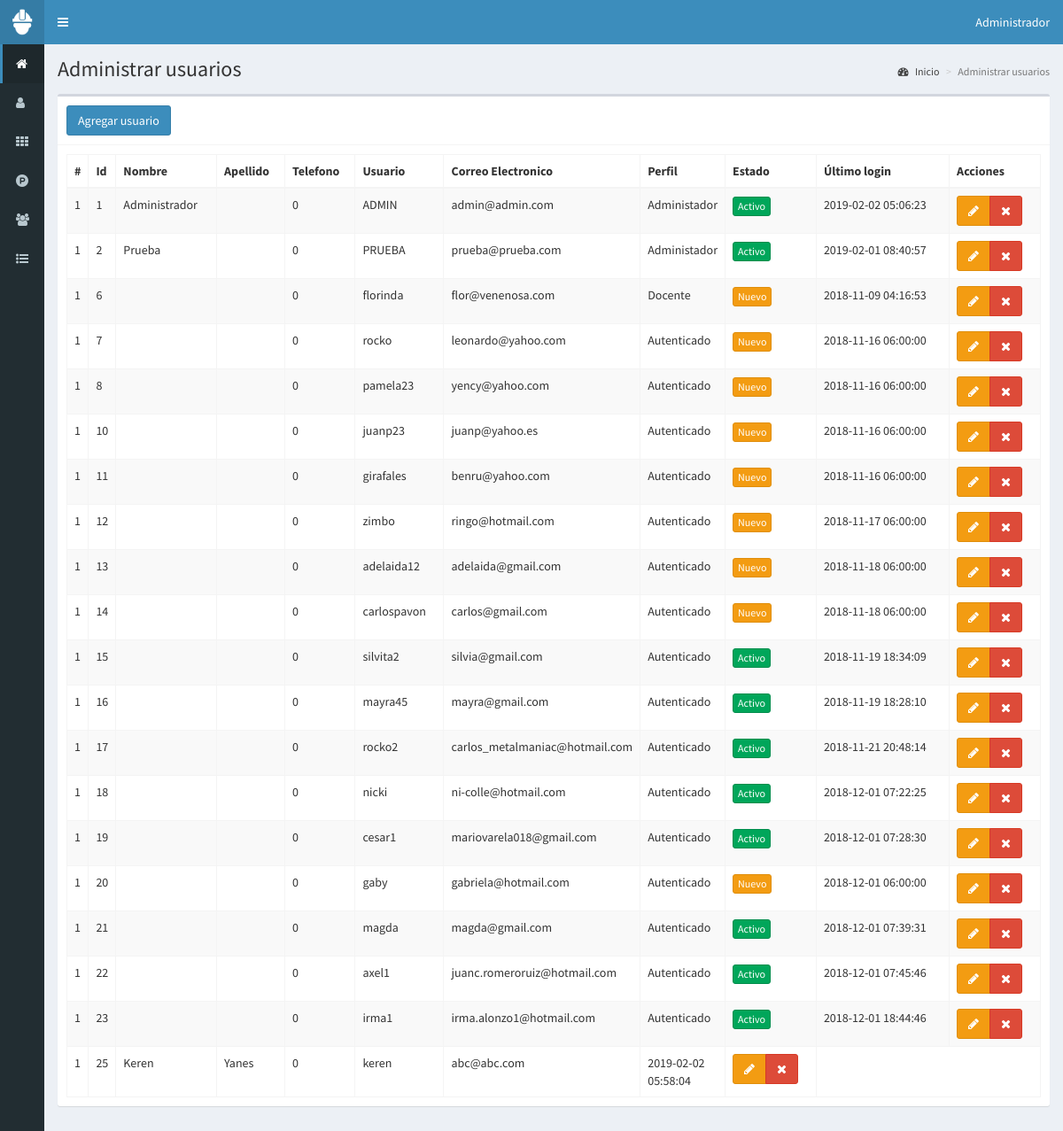
The app's page /acead/usuarios (signed in) with its own data.
### tables this page shows
CREATE TABLE `tbl_usuarios` (
  `Id_usuario` int(11) NOT NULL,
  `Usuario` varchar(15) NOT NULL,
  `Contrasena` longtext NOT NULL,
  `FechaUltimaConex` timestamp NULL DEFAULT CURRENT_TIMESTAMP ON UPDATE CURRENT_TIMESTAMP,
  `PrimerNombre` varchar(15) NOT NULL,
  `SegundoNombre` varchar(15) DEFAULT NULL,
  `PrimerApellido` varchar(15) NOT NULL,
  `SegundoApellido` varchar(15) DEFAULT NULL,
  `Telefono` int(11) NOT NULL,
  `Cedula` int(13) NOT NULL,
  `PreguntasContestadas` bigint(20) DEFAULT NULL,
  `PrimerIngreso` bigint(20) DEFAULT NULL,
  `FechaVencimiento` date DEFAULT NULL,
  `CorreoElectronico` varchar(50) DEFAULT NULL,
  `Id_Departamento` int(11) DEFAULT NULL,
  `Id_EstadoCivil` int(11) DEFAULT NULL,
  `Id_Genero` int(11) DEFAULT NULL,
  `Id_Estado` int(11) DEFAULT NULL,
  `Id_Rol` int(11) DEFAULT NULL,
  `FechaCreacion` date DEFAULT NULL,
  `FechaModificacion` date DEFAULT NULL,
  `CreadoPor` varchar(15) DEFAULT NULL,
  `ModificadoPor` varchar(15) DEFAULT NULL,
  `code` varchar(100) DEFAULT NULL
);

### acead/controladores/plantilla.controlador.php (called while the page is built)
<?php
class ControladorPlantilla{
	static public function ctrPlantilla(){
		include "vistas/plantilla.php";
	}
}

### acead/index.php (called while the page is built, shortened)
<?php
require_once "controladores/plantilla.controlador.php";
require_once "controladores/usuarios.controlador.php";
require_once "modelos/usuarios.modelo.php";
$plantilla = new ControladorPlantilla();
$plantilla -> ctrPlantilla();

### acead/controladores/usuarios.controlador.php (called while the page is built, shortened)
<?php
class ControladorUsuarios{
	static public function ctrMostrarUsuarios($item, $valor){
		$tabla = "tbl_usuarios";
		$respuesta = ModeloUsuarios::MdlMostrarUsuarios($tabla, $item, $valor);
		return $respuesta;
	}
}

### acead/modelos/conexion.php (called while the page is built)
<?php
class ConexionBD{
	static public function Abrir_Conexion(){
		$link = new PDO("mysql:host=localhost;dbname=academiacead",
			            "root",
			            "");
		$link->exec("set names utf8");
		return $link;
	}
}

### acead/modelos/usuarios.modelo.php (called while the page is built, shortened)
<?php
require_once "conexion.php";
class ModeloUsuarios{
	static public function mdlMostrarUsuarios($tabla, $item, $valor){
		if($item != null){
			$stmt = ConexionBD::Abrir_Conexion()->prepare("SELECT * FROM $tabla WHERE $item = :$item");
			$stmt -> bindParam(":".$item, $valor, PDO::PARAM_STR);
			$stmt -> execute();
			return $stmt -> fetch();
		}else{
			$stmt = ConexionBD::Abrir_Conexion()->prepare("SELECT * FROM $tabla");
			$stmt -> execute();
			return $stmt -> fetchAll();
		}
	}
}

### acead/vistas/modulos/usuarios.php (the view, shortened to what this page needs)
<div class="content-wrapper">
  <section class="content-header">
    <h1>
      Administrar usuarios
    </h1>
    <ol class="breadcrumb">
      <li><a href="inicio"><i class="fa fa-dashboard"></i> Inicio</a></li>
      <li class="active">Administrar usuarios</li>
    </ol>
  </section>
  <section class="content">
    <div class="box">
      <div class="box-header with-border">
        <button class="btn btn-primary" data-toggle="modal" data-target="#modalAgregarUsuario">
          Agregar usuario
        </button>
      </div>
      <div class="box-body">
       <table class="table table-bordered table-striped dt-responsive tablas">
        <thead>
         <tr>
           <th style="width:10px">#</th>
           <th style="width:10px">Id</th>
           <th>Nombre</th>
           <th>Apellido</th>
           <th>Telefono</th>
           <th>Usuario</th>
           <th style="width:100px">Correo Electronico</th>
           <th style="width:50px">Perfil</th>
           <th>Estado</th>
           <th>Último login</th>
           <th>Acciones</th>
         </tr>
        </thead>
        <tbody>
        <?php
        $item = null;
        $valor = null;
        $usuarios = ControladorUsuarios::ctrMostrarUsuarios($item, $valor);
       foreach ($usuarios as $key => $value){
          echo ' <tr>
                  <td>1</td>
                  <td>'.$value["Id_usuario"].'</td>
                  <td>'.$value["PrimerNombre"].'</td>
                  <td>'.$value["PrimerApellido"].'</td>
                  <td>'.$value["Telefono"].'</td>
                  <td>'.$value["Usuario"].'</td>
                  <td>'.$value["CorreoElectronico"].'</td>   ';
                  switch ($value["Id_Rol"]) {
                    case '1':
                      echo '<td><idUsuario="'.$value["Id_usuario"].'" perfil="1">Administador</td>';
                      break;
                        case '3':
                          echo '<td><idUsuario="'.$value["Id_usuario"].'" perfil="3">Docente</td>';
                          break;
                          case '4':
                            echo '<td><idUsuario="'.$value["Id_usuario"].'" perfil="4">Autenticado</td>';
                            break;
                  }
                  switch ($value["Id_Estado"]) {
                    case '1':
                        echo '<td><button class="btn btn-warning btn-xs btnActivar" idUsuario="'.$value["Id_usuario"].'" estadoUsuario="1">Nuevo</button></td>';
                      break;
                    case '3':
                        echo '<td><button class="btn btn-success btn-xs btnActivar" idUsuario="'.$value["Id_usuario"].'" estadoUsuario="3">Activo</button></td>';
                      break;
                  }
                  echo '<td>'.$value["FechaUltimaConex"].'</td>
                  <td>
                    <div class="btn-group">
                      <button class="btn btn-warning btnEditarUsuario" idUsuario="'.$value["Id_usuario"].'" data-toggle="modal" data-target="#modalEditarUsuario"><i class="fa fa-pencil"></i></button>
                      <button class="btn btn-danger btnEliminarUsuario" idUsuario="'.$value["Id_usuario"].'" usuario="'.$value["Usuario"].'"><i class="fa fa-times"></i></button>
                    </div>
                  </td>
                </tr>';
        }
        ?>
        </tbody>
       </table>
      </div>
    </div>
  </section>
</div>

### acead/vistas/plantilla.php (shortened to what this page needs)
<!DOCTYPE html>
<html>
<head>
  <link rel="stylesheet" href="vistas/bower_components/bootstrap/dist/css/bootstrap.min.css">
  <link rel="stylesheet" href="vistas/bower_components/font-awesome/css/font-awesome.min.css">
  <link rel="stylesheet" href="vistas/bower_components/Ionicons/css/ionicons.min.css">
  <link rel="stylesheet" href="vistas/dist/css/AdminLTE.css">
  <link rel="stylesheet" href="vistas/dist/css/skins/_all-skins.min.css">
  <link rel="stylesheet" href="vistas/bower_components/datatables.net-bs/css/dataTables.bootstrap.min.css">
  <link rel="stylesheet" href="vistas/bower_components/datatables.net-bs/css/responsive.bootstrap.min.css">
</head>
<body class="hold-transition skin-blue sidebar-collapse sidebar-mini login-page">
  <?php
  if(isset($_SESSION["iniciarSesion"]) && $_SESSION["iniciarSesion"] == "ok"){
   echo '<div class="wrapper">';
    include "modulos/cabezote.php";
    include "modulos/menu.php";
    if(isset($_GET["ruta"])){
      if($_GET["ruta"] == "inicio" ||
         $_GET["ruta"] == "usuarios" ||
         $_GET["ruta"] == "categorias" ||
         $_GET["ruta"] == "productos" ||
         $_GET["ruta"] == "clientes" ||
         $_GET["ruta"] == "ventas" ||
         $_GET["ruta"] == "crear-venta" ||
         $_GET["ruta"] == "reportes" ||
         $_GET["ruta"] == "salir"){
        include "modulos/".$_GET["ruta"].".php";
      }else{
        include "modulos/404.php";
      }
    }else{
      include "modulos/inicio.php";
    }
    echo '</div>';
  }else{
    include "modulos/login.php";
  }
  ?>
</body>
</html>

### acead/vistas/modulos/cabezote.php (shortened to what this page needs)
<header class="main-header">
<a href="inicio" class="logo">
	<span class="logo-mini">
		<img src="vistas/img/plantilla/icono-blanco.png" class="img-responsive" style="padding:10px">
	</span>
</a>
<nav class="navbar navbar-static-top" role="navigation">
 	<a href="#" class="sidebar-toggle" data-toggle="push-menu" role="button">
     	</a>
	<div class="navbar-custom-menu">
		<ul class="nav navbar-nav">
			<li class="dropdown user user-menu">
				<a href="#" class="dropdown-toggle" data-toggle="dropdown">
					<span class="hidden-xs"><?php  echo $_SESSION["nombre"]; ?></span>
				</a>
			</li>
		</ul>
	</div>
</nav>
</header>

### acead/vistas/modulos/menu.php (shortened to what this page needs)
<aside class="main-sidebar">
	 <section class="sidebar">
		<ul class="sidebar-menu">
			<li class="active">
				<a href="inicio">
					<i class="fa fa-home"></i>
				</a>
			</li>
			<li>
				<a href="usuarios">
					<i class="fa fa-user"></i>
				</a>
			</li>
			<li>
				<a href="categorias">
					<i class="fa fa-th"></i>
				</a>
			</li>
			<li>
				<a href="productos">
					<i class="fa fa-product-hunt"></i>
				</a>
			</li>
			<li>
				<a href="clientes">
					<i class="fa fa-users"></i>
				</a>
			</li>
			<li class="treeview">
				<a href="#">
					<i class="fa fa-list-ul"></i>
				</a>
			</li>
		</ul>
	 </section>
</aside>

### records on screen
tbl_usuarios: Id_usuario "1", PrimerNombre "Administrador", Telefono "0", Usuario "ADMIN", CorreoElectronico "admin@admin.com", FechaUltimaConex "2019-02-02 05:06:23"
tbl_usuarios: Id_usuario "2", PrimerNombre "Prueba", Telefono "0", Usuario "PRUEBA", CorreoElectronico "prueba@prueba.com", FechaUltimaConex "2019-02-01 08:40:57"
tbl_usuarios: Id_usuario "6", Telefono "0", Usuario "florinda", CorreoElectronico "flor@venenosa.com", FechaUltimaConex "2018-11-09 04:16:53"
tbl_usuarios: Id_usuario "7", Telefono "0", Usuario "rocko", CorreoElectronico "leonardo@yahoo.com", FechaUltimaConex "2018-11-16 06:00:00"
tbl_usuarios: Id_usuario "8", Telefono "0", Usuario "pamela23", CorreoElectronico "yency@yahoo.com", FechaUltimaConex "2018-11-16 06:00:00"
tbl_usuarios: Id_usuario "10", Telefono "0", Usuario "juanp23", CorreoElectronico "juanp@yahoo.es", FechaUltimaConex "2018-11-16 06:00:00"
tbl_usuarios: Id_usuario "11", Telefono "0", Usuario "girafales", CorreoElectronico "benru@yahoo.com", FechaUltimaConex "2018-11-16 06:00:00"
tbl_usuarios: Id_usuario "12", Telefono "0", Usuario "zimbo", CorreoElectronico "ringo@hotmail.com", FechaUltimaConex "2018-11-17 06:00:00"
tbl_usuarios: Id_usuario "13", Telefono "0", Usuario "adelaida12", CorreoElectronico "adelaida@gmail.com", FechaUltimaConex "2018-11-18 06:00:00"
tbl_usuarios: Id_usuario "14", Telefono "0", Usuario "carlospavon", CorreoElectronico "carlos@gmail.com", FechaUltimaConex "2018-11-18 06:00:00"
tbl_usuarios: Id_usuario "15", Telefono "0", Usuario "silvita2", CorreoElectronico "silvia@gmail.com", FechaUltimaConex "2018-11-19 18:34:09"
tbl_usuarios: Id_usuario "16", Telefono "0", Usuario "mayra45", CorreoElectronico "mayra@gmail.com", FechaUltimaConex "2018-11-19 18:28:10"
tbl_usuarios: Id_usuario "17", Telefono "0", Usuario "rocko2", CorreoElectronico "carlos_metalmaniac@hotmail.com", FechaUltimaConex "2018-11-21 20:48:14"
tbl_usuarios: Id_usuario "18", Telefono "0", Usuario "nicki", CorreoElectronico "ni-colle@hotmail.com", FechaUltimaConex "2018-12-01 07:22:25"
tbl_usuarios: Id_usuario "19", Telefono "0", Usuario "cesar1", CorreoElectronico "mariovarela018@gmail.com", FechaUltimaConex "2018-12-01 07:28:30"
tbl_usuarios: Id_usuario "20", Telefono "0", Usuario "gaby", CorreoElectronico "gabriela@hotmail.com", FechaUltimaConex "2018-12-01 06:00:00"
tbl_usuarios: Id_usuario "21", Telefono "0", Usuario "magda", CorreoElectronico "magda@gmail.com", FechaUltimaConex "2018-12-01 07:39:31"
tbl_usuarios: Id_usuario "22", Telefono "0", Usuario "axel1", CorreoElectronico "juanc.romeroruiz@hotmail.com", FechaUltimaConex "2018-12-01 07:45:46"
tbl_usuarios: Id_usuario "23", Telefono "0", Usuario "irma1", CorreoElectronico "irma.alonzo1@hotmail.com", FechaUltimaConex "2018-12-01 18:44:46"
tbl_usuarios: Id_usuario "25", PrimerNombre "Keren", PrimerApellido "Yanes", Telefono "0", Usuario "keren", CorreoElectronico "abc@abc.com", FechaUltimaConex "2019-02-02 05:58:04"

### other values on screen
$_SESSION["nombre"] "Administrador"
